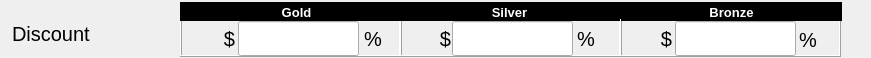
    <widget class="QWidget" name="gb2Discount" native="true">
     <property name="geometry">
      <rect>
       <x>30</x>
       <y>69</y>
       <width>871</width>
       <height>58</height>
      </rect>
     </property>
     <property name="sizePolicy">
      <sizepolicy hsizetype="Fixed" vsizetype="Fixed">
       <horstretch>0</horstretch>
       <verstretch>0</verstretch>
      </sizepolicy>
     </property>
     <property name="minimumSize">
      <size>
       <width>871</width>
       <height>58</height>
      </size>
     </property>
     <property name="maximumSize">
      <size>
       <width>871</width>
       <height>58</height>
      </size>
     </property>
     <property name="font">
      <font>
       <pointsize>15</pointsize>
      </font>
     </property>
     <widget class="QLabel" name="label_17">
      <property name="geometry">
       <rect>
        <x>12</x>
        <y>18</y>
        <width>161</width>
        <height>31</height>
       </rect>
      </property>
      <property name="font">
       <font>
        <pointsize>15</pointsize>
       </font>
      </property>
      <property name="text">
       <string>Discount</string>
      </property>
     </widget>
     <widget class="QWidget" name="gbGoldsilverBronze" native="true">
      <property name="geometry">
       <rect>
        <x>180</x>
        <y>2</y>
        <width>663</width>
        <height>56</height>
       </rect>
      </property>
      <widget class="QFrame" name="goldFrame">
       <property name="geometry">
        <rect>
         <x>0</x>
         <y>0</y>
         <width>221</width>
         <height>19</height>
        </rect>
       </property>
       <property name="styleSheet">
        <string notr="true">QFrame#goldFrame{
	background-color: rgb(0, 0, 0);
}</string>
       </property>
       <property name="frameShape">
        <enum>QFrame::Box</enum>
       </property>
       <property name="frameShadow">
        <enum>QFrame::Raised</enum>
       </property>
       <widget class="QLabel" name="lbl2Discount1">
        <property name="geometry">
         <rect>
          <x>46</x>
          <y>0</y>
          <width>141</width>
          <height>20</height>
         </rect>
        </property>
        <property name="font">
         <font>
          <pointsize>10</pointsize>
          <weight>75</weight>
          <bold>true</bold>
         </font>
        </property>
        <property name="toolTip">
         <string notr="true"/>
        </property>
        <property name="statusTip">
         <string notr="true"/>
        </property>
        <property name="styleSheet">
         <string notr="true">QLabel#lbl2Discount1{
	color: rgb(255, 255, 255);
}</string>
        </property>
        <property name="text">
         <string>Gold</string>
        </property>
        <property name="alignment">
         <set>Qt::AlignCenter</set>
        </property>
       </widget>
      </widget>
      <widget class="QFrame" name="silverFrame">
       <property name="geometry">
        <rect>
         <x>220</x>
         <y>0</y>
         <width>221</width>
         <height>19</height>
        </rect>
       </property>
       <property name="styleSheet">
        <string notr="true">QFrame#silverFrame{
	background-color: rgb(0, 0, 0);
}</string>
       </property>
       <property name="frameShape">
        <enum>QFrame::Box</enum>
       </property>
       <property name="frameShadow">
        <enum>QFrame::Raised</enum>
       </property>
       <widget class="QLabel" name="lbl2Discount2">
        <property name="geometry">
         <rect>
          <x>34</x>
          <y>0</y>
          <width>151</width>
          <height>20</height>
         </rect>
        </property>
        <property name="font">
         <font>
          <pointsize>10</pointsize>
          <weight>75</weight>
          <bold>true</bold>
         </font>
        </property>
        <property name="toolTip">
         <string notr="true"/>
        </property>
        <property name="statusTip">
         <string notr="true"/>
        </property>
        <property name="styleSheet">
         <string notr="true">QLabel#lbl2Discount2{
color: rgb(255, 255, 255);
}</string>
        </property>
        <property name="text">
         <string>Silver</string>
        </property>
        <property name="alignment">
         <set>Qt::AlignCenter</set>
        </property>
       </widget>
      </widget>
      <widget class="QFrame" name="bronzeFrame">
       <property name="geometry">
        <rect>
         <x>441</x>
         <y>0</y>
         <width>221</width>
         <height>19</height>
        </rect>
       </property>
       <property name="styleSheet">
        <string notr="true">QFrame#bronzeFrame{
	background-color: rgb(0,0,0);
}</string>
       </property>
       <property name="frameShape">
        <enum>QFrame::Box</enum>
       </property>
       <property name="frameShadow">
        <enum>QFrame::Raised</enum>
       </property>
       <widget class="QLabel" name="lbl2Discount3">
        <property name="geometry">
         <rect>
          <x>55</x>
          <y>0</y>
          <width>111</width>
          <height>20</height>
         </rect>
        </property>
        <property name="font">
         <font>
          <pointsize>10</pointsize>
          <weight>75</weight>
          <bold>true</bold>
         </font>
        </property>
        <property name="styleSheet">
         <string notr="true">QLabel#lbl2Discount3{
	color: rgb(255, 255, 255);
}</string>
        </property>
        <property name="text">
         <string>Bronze</string>
        </property>
        <property name="alignment">
         <set>Qt::AlignCenter</set>
        </property>
       </widget>
      </widget>
      <widget class="QFrame" name="frame">
       <property name="geometry">
        <rect>
         <x>0</x>
         <y>17</y>
         <width>221</width>
         <height>38</height>
        </rect>
       </property>
       <property name="frameShape">
        <enum>QFrame::Box</enum>
       </property>
       <property name="frameShadow">
        <enum>QFrame::Raised</enum>
       </property>
       <widget class="QLabel" name="lbl2Discount1CurrencySymbol">
        <property name="geometry">
         <rect>
          <x>4</x>
          <y>5</y>
          <width>51</width>
          <height>29</height>
         </rect>
        </property>
        <property name="font">
         <font>
          <pointsize>15</pointsize>
         </font>
        </property>
        <property name="toolTip">
         <string notr="true"/>
        </property>
        <property name="text">
         <string notr="true">$</string>
        </property>
        <property name="alignment">
         <set>Qt::AlignRight|Qt::AlignTrailing|Qt::AlignVCenter</set>
        </property>
       </widget>
       <widget class="hobart::numericLineEdit" name="le2Discount1">
        <property name="geometry">
         <rect>
          <x>58</x>
          <y>2</y>
          <width>121</width>
          <height>35</height>
         </rect>
        </property>
        <property name="font">
         <font>
          <pointsize>19</pointsize>
         </font>
        </property>
        <property name="text">
         <string notr="true"/>
        </property>
       </widget>
       <widget class="QLabel" name="lbl2Discount1PercentSymbol">
        <property name="geometry">
         <rect>
          <x>184</x>
          <y>5</y>
          <width>26</width>
          <height>29</height>
         </rect>
        </property>
        <property name="font">
         <font>
          <pointsize>15</pointsize>
          <weight>50</weight>
          <bold>false</bold>
         </font>
        </property>
        <property name="text">
         <string notr="true">%</string>
        </property>
        <property name="alignment">
         <set>Qt::AlignLeading|Qt::AlignLeft|Qt::AlignVCenter</set>
        </property>
       </widget>
      </widget>
      <widget class="QFrame" name="frame_2">
       <property name="geometry">
        <rect>
         <x>220</x>
         <y>17</y>
         <width>221</width>
         <height>38</height>
        </rect>
       </property>
       <property name="frameShape">
        <enum>QFrame::Box</enum>
       </property>
       <property name="frameShadow">
        <enum>QFrame::Raised</enum>
       </property>
       <widget class="QLabel" name="lbl2Discount2CurrencySymbol">
        <property name="geometry">
         <rect>
          <x>10</x>
          <y>5</y>
          <width>41</width>
          <height>29</height>
         </rect>
        </property>
        <property name="font">
         <font>
          <pointsize>15</pointsize>
         </font>
        </property>
        <property name="toolTip">
         <string notr="true"/>
        </property>
        <property name="statusTip">
         <string notr="true"/>
        </property>
        <property name="text">
         <string notr="true">$</string>
        </property>
        <property name="alignment">
         <set>Qt::AlignRight|Qt::AlignTrailing|Qt::AlignVCenter</set>
        </property>
       </widget>
       <widget class="hobart::numericLineEdit" name="le2Discount2">
        <property name="geometry">
         <rect>
          <x>52</x>
          <y>2</y>
          <width>121</width>
          <height>35</height>
         </rect>
        </property>
        <property name="font">
         <font>
          <pointsize>19</pointsize>
         </font>
        </property>
        <property name="text">
         <string notr="true"/>
        </property>
       </widget>
       <widget class="QLabel" name="lbl2Discount2PercentSymbol">
        <property name="geometry">
         <rect>
          <x>177</x>
          <y>5</y>
          <width>26</width>
          <height>29</height>
         </rect>
        </property>
        <property name="font">
         <font>
          <pointsize>15</pointsize>
          <weight>50</weight>
          <bold>false</bold>
         </font>
        </property>
        <property name="text">
         <string notr="true">%</string>
        </property>
        <property name="alignment">
         <set>Qt::AlignLeading|Qt::AlignLeft|Qt::AlignVCenter</set>
        </property>
       </widget>
      </widget>
      <widget class="QFrame" name="frame_3">
       <property name="geometry">
        <rect>
         <x>440</x>
         <y>17</y>
         <width>221</width>
         <height>38</height>
        </rect>
       </property>
       <property name="frameShape">
        <enum>QFrame::Box</enum>
       </property>
       <property name="frameShadow">
        <enum>QFrame::Raised</enum>
       </property>
       <widget class="QLabel" name="lbl2Discount3CurrencySymbol">
        <property name="geometry">
         <rect>
          <x>11</x>
          <y>5</y>
          <width>41</width>
          <height>29</height>
         </rect>
        </property>
        <property name="font">
         <font>
          <pointsize>15</pointsize>
         </font>
        </property>
        <property name="toolTip">
         <string notr="true"/>
        </property>
        <property name="statusTip">
         <string notr="true"/>
        </property>
        <property name="text">
         <string notr="true">$</string>
        </property>
        <property name="alignment">
         <set>Qt::AlignRight|Qt::AlignTrailing|Qt::AlignVCenter</set>
        </property>
       </widget>
       <widget class="hobart::numericLineEdit" name="le2Discount3">
        <property name="geometry">
         <rect>
          <x>55</x>
          <y>2</y>
          <width>121</width>
          <height>35</height>
         </rect>
        </property>
        <property name="font">
         <font>
          <pointsize>19</pointsize>
         </font>
        </property>
        <property name="text">
         <string notr="true"/>
        </property>
       </widget>
       <widget class="QLabel" name="lbl2Discount3PercentSymbol">
        <property name="geometry">
         <rect>
          <x>179</x>
          <y>6</y>
          <width>26</width>
          <height>29</height>
         </rect>
        </property>
        <property name="font">
         <font>
          <pointsize>15</pointsize>
          <weight>50</weight>
          <bold>false</bold>
         </font>
        </property>
        <property name="text">
         <string notr="true">%</string>
        </property>
        <property name="alignment">
         <set>Qt::AlignLeading|Qt::AlignLeft|Qt::AlignVCenter</set>
        </property>
       </widget>
      </widget>
      <zorder>frame</zorder>
      <zorder>frame_2</zorder>
      <zorder>silverFrame</zorder>
      <zorder>goldFrame</zorder>
      <zorder>frame_3</zorder>
      <zorder>bronzeFrame</zorder>
     </widget>
    </widget>
